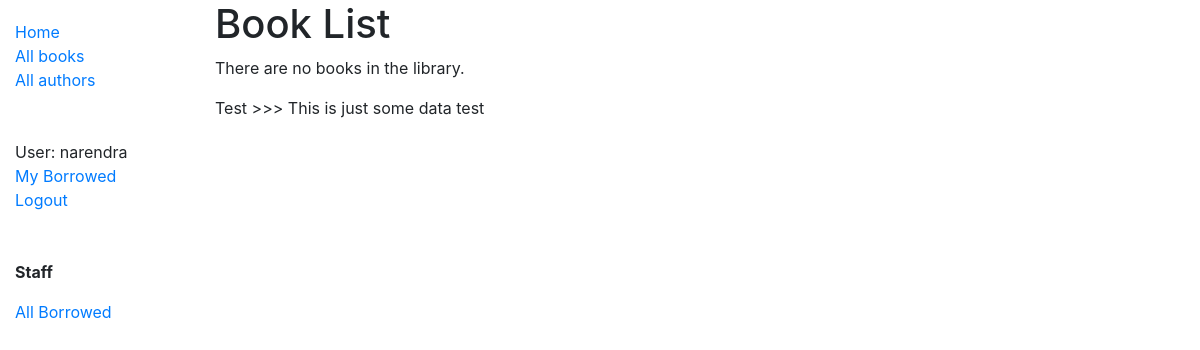
Page /books/ (signed in) on the earlier database version.
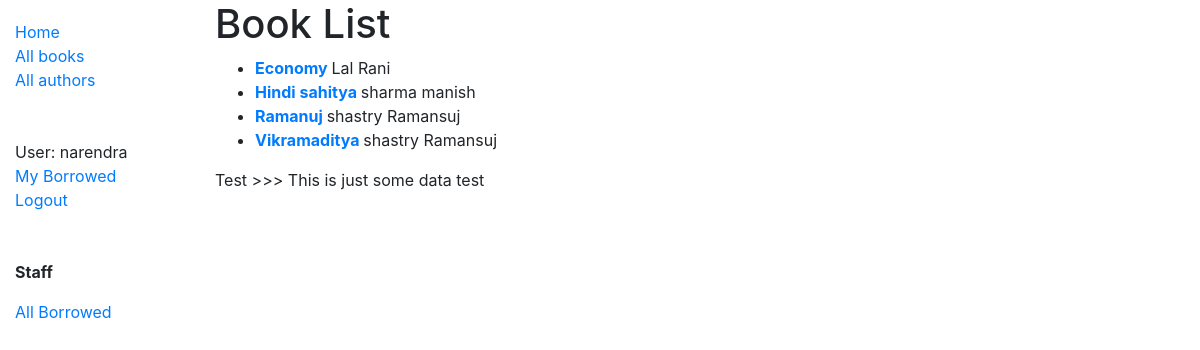
Same page on the later database version.
### catalog/models.py (models this page shows, shortened)
class Book(models.Model):
	title = models.CharField(max_length=200)
	author = models.ForeignKey(Author,on_delete=models.SET_NULL, null=True)
	summary = models.TextField(max_length=1000, help_text="Enter the brief discription of the book")
	isbn = models.CharField('ISBN', max_length=13, unique=True,
		help_text='13 Character <a href="https://www.isbn-international.org/content/what-isbn">ISBN number</a>')
	genre = models.ManyToManyField(Genre, help_text="select a genre for this book")
	language = models.ForeignKey(Language, on_delete=models.SET_NULL, null=True)
	class Meta:
		ordering = ['title', 'author']
	"""Returns the url to access a particular book instance."""
	def get_absolute_url(self):
		return reverse('catalog:book-detail', args=[str(self.id)])
	def display_genre(self):
		"""Create a string for the Genre. This is required to display genre in Admin."""
		return ','.join(genre.name for genre in self.genre.all()[:3])
	display_genre.short_description = 'Genre'

class Author(models.Model):
	first_name = models.CharField(max_length=100)
	last_name = models.CharField(max_length=100)
	date_of_birth = models.DateField(null=True, blank=True)
	date_of_death = models.DateField('died', null=True, blank=True)
	class Meta:
		ordering = ['last_name','first_name']
	def __str__(self):
		return '{} {}'.format(self.last_name, self.first_name)

### catalog/views.py (the view)
# urls.py: url(r'^books/',BookListView.as_view(), name='books'),
class BookListView(ListView):
	model = Book
	context_object_name = 'my_book_list'
	queryset = Book.objects.all()[:5]
	template_name = 'catalog/book_list.html'
	def get_context_data(self, **kwargs):
		context = super(BookListView, self).get_context_data(**kwargs)
		context['test_some_data'] = 'This is just some data test'
		return context

### catalog/templates/catalog/book_list.html (shortened to what this page needs)
{% extends 'base.html' %}
{% block content %}
<h1>Book List</h1>
{% if my_book_list %}
<ul>
	{% for book in my_book_list %}
	<li><a href="{{ book.get_absolute_url }}"><b>{{ book.title }} </b></a> {{ book.author }}</li>
	{% endfor %}
</ul>
{% else %}
<p>There are no books in the library.</p>
{% endif %}
{% if test_some_data %}
<p>Test >>> {{ test_some_data }}</p>
{% endif %}
{% endblock %}

Differences in the rows shown:
added Book: title "Economy", author "Lal Rani"
added Book: title "Hindi sahitya", author "sharma manish"
added Book: title "Ramanuj", author "shastry Ramansuj"
added Book: title "Vikramaditya", author "shastry Ramansuj"
Other differences:
text no longer shown: "There are no books in the library."
